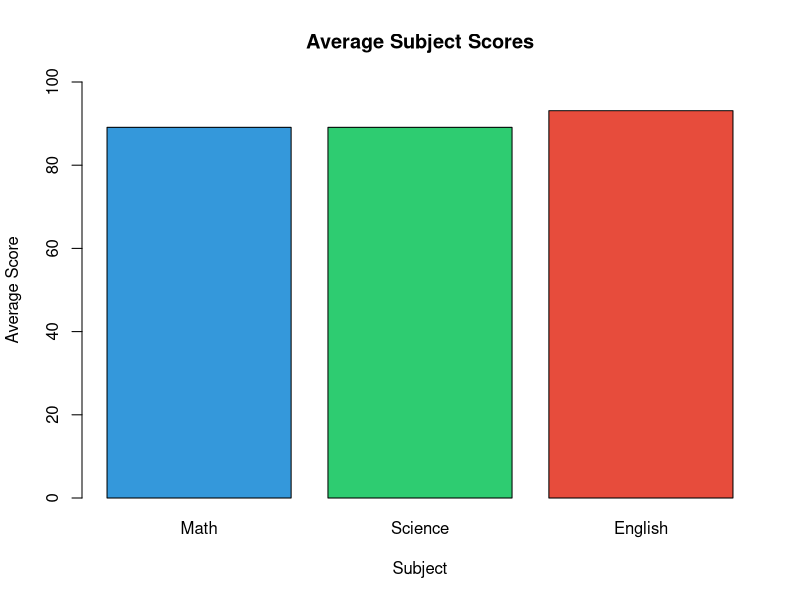

The R source for this figure:
students <- data.frame(
  Student = c(
    "Srinivasan", "Siva", "Ganga", "Srinath", "Ganesh",
    "Anil", "Deepika", "Radhakrishna", "Kalyani", "Harsha"
  ),
  Math = c(82, 72, 93, 94, 96, 92, 90, 94, 90, 88),
  Science = c(89,90,91,92,89,88,87,85,89,91),
  English = c(90,92,93,94,97,96,94,93,92,90),
  Hours = c(5.0,4.0,6.0,3.0,5.5,3.5,2.0,8.0,1.0,6.0)
)
# Save last ggplot as PNG
ggsave(
  "scatter_r.png",
  width = 8,
  height = 5,
  dpi = 150
)

# Save base R plot as PNG
png("barplot_r.png", width = 800, height = 500)

# Create the base R bar chart
avgs <- colMeans(students[, c("Math", "Science", "English")])

barplot(
  avgs,
  main = "Average Subject Scores",
  xlab = "Subject",
  ylab = "Average Score",
  col = c("#3498db", "#2ecc71", "#e74c3c"),
  ylim = c(0, 100)
)

dev.off()
